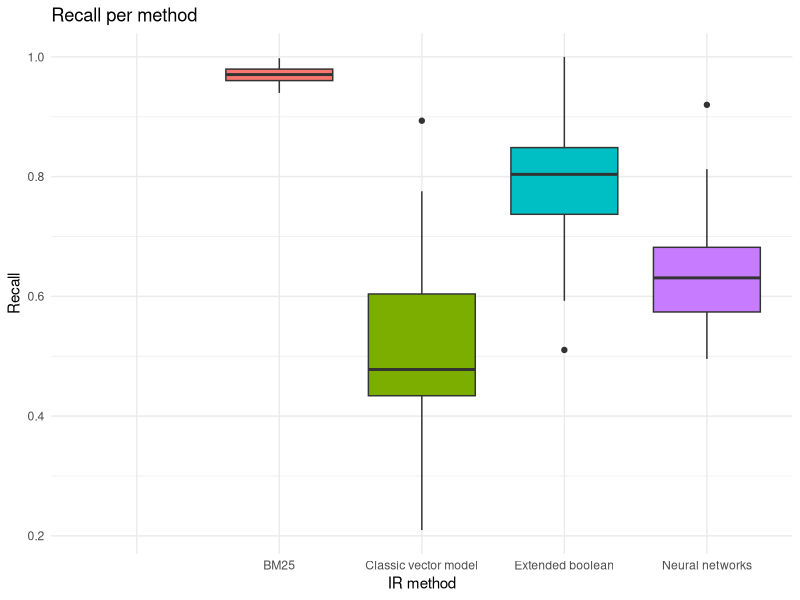

Recreate this plot in R.
#loading library
require("ggplot2")

# selecting the current directory
setwd("/Users/tassiovale/Dropbox/PhD Thesis/spltrac/experiment/results/")

# read csv file
data <- read.csv("2017-08-11_10h56m_output.csv")

chart <- ggplot(data=data, aes(x=method, y=recall, fill=method)) +
    geom_boxplot() +
    theme_minimal() +
    ggtitle("Recall per method") +
    labs(x="IR method", y="Recall") +
    scale_fill_discrete(guide=FALSE)

ggsave("2017-08-11_10h56m_recall_chart.eps")